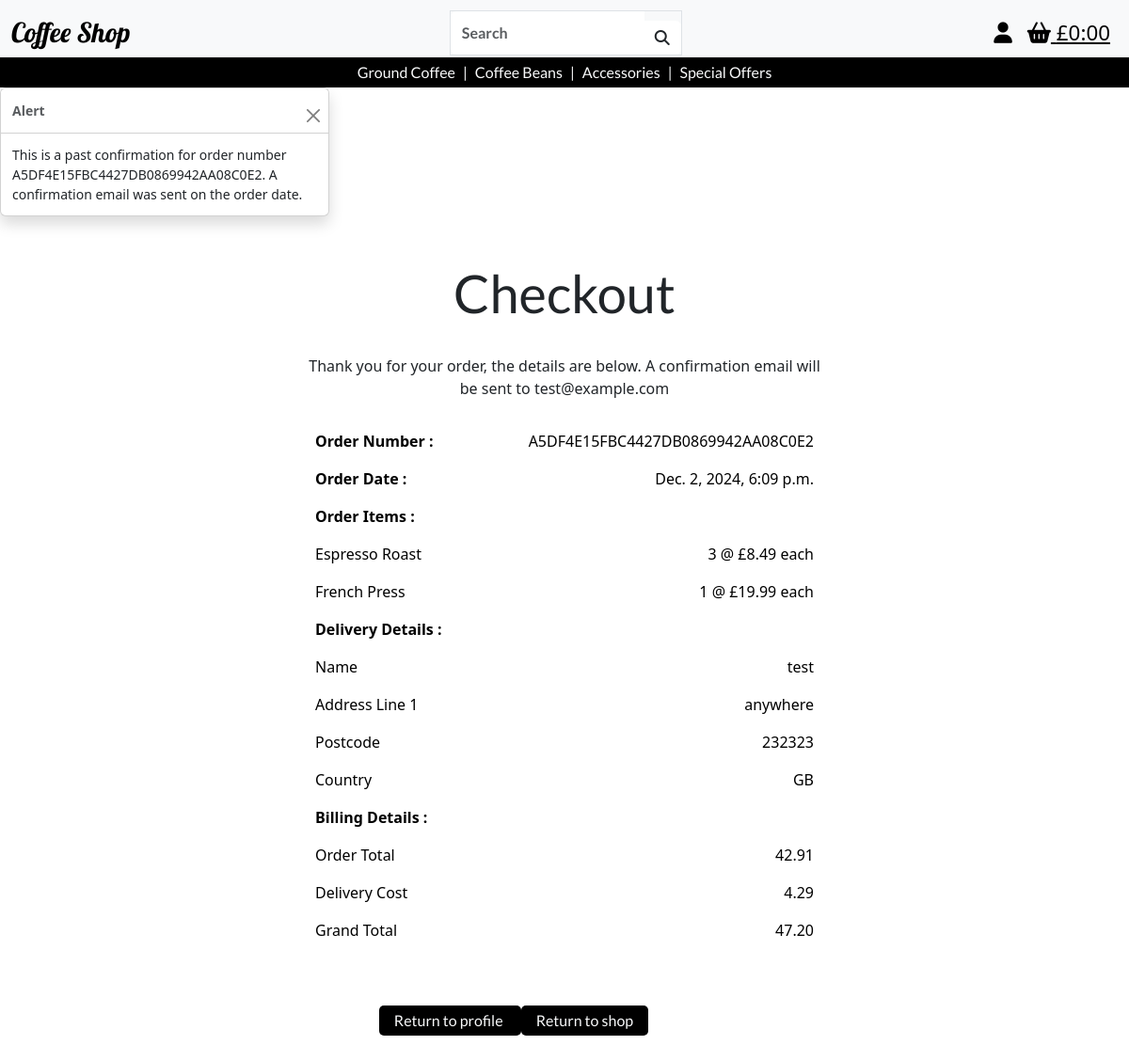
The app's page /profiles/order_history/A5DF4E15FBC4427DB0869942AA08C0E2 with its own data.
### checkout/models.py (models this page shows, shortened)
class Order(models.Model):
    order_number = models.CharField(max_length=32, null=False, editable=False)
    user_profile = models.ForeignKey(
        UserProfile, on_delete=models.SET_NULL, null=True, blank=True, related_name='orders')
    full_name = models.CharField(max_length=50, null=False, blank=False)
    email = models.EmailField(max_length=254, null=False, blank=False)
    phone_number = models.CharField(max_length=20, null=False, blank=False)
    country = models.CharField(max_length=40, null=False, blank=False)
    postcode = models.CharField(max_length=20, null=True, blank=True)
    town_or_city = models.CharField(max_length=40, null=False, blank=False)
    street_address1 = models.CharField(max_length=80, null=False, blank=False)
    street_address2 = models.CharField(max_length=80, null=True, blank=True)
    county = models.CharField(max_length=80, null=True, blank=True)
    date = models.DateTimeField(auto_now_add=True)
    delivery_cost = models.DecimalField(
        max_digits=6, decimal_places=2, null=False, default=0)
    order_total = models.DecimalField(
        max_digits=10, decimal_places=2, null=False, default=0)
    grand_total = models.DecimalField(
        max_digits=10, decimal_places=2, null=False, default=0)
    original_bag = models.TextField(null=False, blank=False, default='')
    stripe_pid = models.CharField(
        max_length=254, null=False, blank=False, default='')

class OrderLineItem(models.Model):
    order = models.ForeignKey(Order, null=False, blank=False,
                              on_delete=models.CASCADE, related_name='lineitems')
    product = models.ForeignKey(
        Product, null=False, blank=False, on_delete=models.CASCADE)
    quantity = models.IntegerField(null=False, blank=False, default=0)
    lineitem_total = models.DecimalField(
        max_digits=6, decimal_places=2, null=False, blank=False, editable=False)
    discounted_price = models.DecimalField(
        max_digits=6, decimal_places=2, null=True, blank=True, editable=False)

### products/models.py (models this page shows, shortened)
class Product(models.Model):
    category = models.ForeignKey(
        'Category', null=True, blank=True, on_delete=models.SET_NULL)
    sku = models.CharField(max_length=254, null=True, blank=True, unique=True)
    product_name = models.CharField(max_length=254)
    description = models.TextField()
    price = models.DecimalField(max_digits=6, decimal_places=2)
    image_url = models.URLField(max_length=1024, null=True, blank=True)
    image = models.ImageField(null=True, blank=True)

### profiles/views.py (the view)
# urls.py: path('order_history/<order_number>', views.order_history, name='order_history'),
def order_history(request, order_number):
    order = get_object_or_404(Order, order_number=order_number)
    messages.info(request, (
        f'This is a past confirmation for order number {order_number}. '
        'A confirmation email was sent on the order date.'
    ))
    template = 'checkout/checkout_success.html'
    context = {
        'order': order,
        'from_profile': True,
    }
    return render(request, template, context)

### bag/contexts.py (called while the page is built, shortened)
def bag_contents(request):
    bag_items = []
    total = 0
    product_count = 0
    bag = request.session.get('bag', {})
    if total < settings.FREE_DELIVERY_THRESHOLD:
        delivery = total * Decimal(settings.STANDARD_DELIVERY_PERCENTAGE / 100)
        free_delivery_delta = settings.FREE_DELIVERY_THRESHOLD - total
    else:
        delivery = 0
        free_delivery_delta = 0
    grand_total = delivery + total
    context = {
        'bag_items' : bag_items,
        'total' : total,
        'product_count' : product_count,
        'delivery': delivery,
        'free_delivery_delta' : free_delivery_delta,
        'free_delivery_threshold' : settings.FREE_DELIVERY_THRESHOLD,
        'grand_total' : grand_total,
    }
    return context

### checkout/templates/checkout/checkout_success.html
{% extends 'base.html' %} {% load static %} {% block extra_css %}
<link rel="stylesheet" href="" />
{% endblock%} {% block content %}
<div class="container">
  <div class="row">
    <div class="col-12 col-sm-6 mx-auto text-center">
      <h1 class="mt-5 header">Checkout</h1>
    </div>
  </div>
  <div class="col-12 col-sm-6 mx-auto text-center m-4">
    <p>
      Thank you for your order, the details are below. A confirmation email will
      be sent to {{ order.email }}
    </p>
  </div>
</div>
<div class="container">
  <div class="row">
    <div class="col-12 col-md-6 mx-auto">
      <table class="table table-borderless">
        <tbody>
          <tr>
            <th>Order Number :</th>
            <td class="text-end">{{ order.order_number }}</td>
          </tr>
          <tr>
            <th>Order Date :</th>
            <td class="text-end">{{ order.date }}</td>
          </tr>
          <tr>
            <th colspan="2">Order Items :</th>
          </tr>
          {% for item in order.lineitems.all %}
          <tr>
            <td>{{ item.product.product_name }}</td>
            <td class="text-end">{{ item.quantity }} @ £{{ item.product.price }} each</td>
          </tr>
          {% endfor %}
          <tr>
            <th colspan="2">Delivery Details :</th>
          </tr>
          <tr>
            <td>Name</td>
            <td class="text-end">{{ order.full_name }}</td>
          </tr>
          <tr>
            <td>Address Line 1</td>
            <td class="text-end">{{ order.street_address1 }}</td>
          </tr>
          {% if order.postcode %}
          <tr>
            <td>Postcode</td>
            <td class="text-end">{{ order.postcode }}</td>
          </tr>
          {% endif %}
          <tr>
            <td>Country</td>
            <td class="text-end">{{ order.country }}</td>
          </tr>
          <tr>
            <th colspan="2">Billing Details :</th>
          </tr>
          <tr>
            <td>Order Total</td>
            <td class="text-end">{{ order.order_total }}</td>
          </tr>
          <tr>
            <td>Delivery Cost</td>
            <td class="text-end">{{ order.delivery_cost }}</td>
          </tr>
          <tr>
            <td>Grand Total</td>
            <td class="text-end">{{ order.grand_total }}</td>
          </tr>
        </tbody>
      </table>
    </div>
  </div>
</div>
<div class="row">
  <div class="col-10 m-5 text-center">
    {% if from_profile %}
    <a href="{% url 'profile' %}" class="button">
      <span class="">Return to profile</span>
    </a>
    {% endif %}
    <a href="{% url 'products' %}" class="button mb-5">
      <span class="">Return to shop</span>
    </a>
  </div>
</div>
{% endblock %}

### static/css/base.css (style rules this page uses)
button, .button { color: #f8f9fa; font-family: "lato", sans-serif; font-weight: 400; text-decoration: none; background-color: black; padding: 0.4rem 1rem; border-radius: 5px; margin-top: 10px; }
.header { font-size:3.5rem; font-family: 'lato', sans-serif; }

### records on screen
Order: email "test@example.com", order_number "A5DF4E15FBC4427DB0869942AA08C0E2", date "Dec. 2, 2024, 6:09 p.m.", full_name "test", street_address1 "anywhere", postcode "232323", country "GB", order_total "42.91", delivery_cost "4.29", grand_total "47.20"
OrderLineItem: product.product_name "Espresso Roast", quantity "3", product.price "8.49"
OrderLineItem: product.product_name "French Press", quantity "1", product.price "19.99"

### other values on screen
{{ message }} "This is a past confirmation for order number A5DF4E15FBC4427DB0869942AA08C0E2. A confirmation email was sent on the order date."
